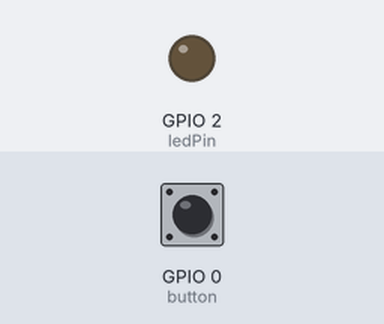
Bench run of a sketch on a simulated ESP32. Shown: output pins drawn as LEDs (lit = HIGH). The test bench sets the inputs (shaded band); at power-on: GPIO 0 (button) HIGH.

Above: at 1.2 s.
1.3 s: GPIO 0 (button) pulled LOW for 0.15 s
At 2.4 s:
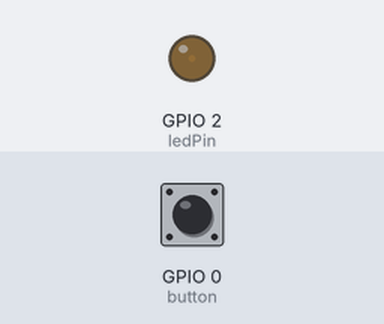
3.0 s: GPIO 0 (button) pulled LOW for 1 s
At 3.4 s:
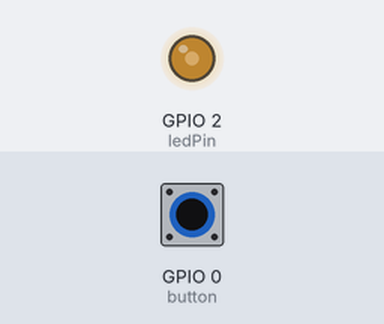
Timing chart, 0 to 6.0 s (numbered marks = the images above; inputs shaded):
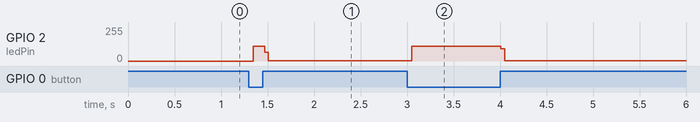

Measured:
- after the input at 1.3 s, GPIO 2 (ledPin): 0/255 → 112/255 after 0.05 s, → 1/255 0.12 s later
- after the input at 3.0 s, GPIO 2 (ledPin): 1/255 → 112/255 after 0.05 s, → 1/255 0.96 s later

The sketch:

10.WhenButtonPressedBrightnessControl.ino
```cpp
int ledPin = 2;
int button = 0;

int ledChannel = 0;
int frequency = 5000;
int resolution = 8;


void setup()
{
	ledcSetup(ledChannel, frequency, resolution);
	ledcAttachPin(ledPin, ledChannel);

	pinMode(button, INPUT_PULLUP);
}

void loop()
{
	if(digitalRead(button) == LOW)
	{
		for(int dutyCycle=0;dutyCycle<255;dutyCycle++)
		{
			ledcWrite(ledChannel, dutyCycle);
		}
		for(int dutyCycle=255;dutyCycle>0;dutyCycle--)
		{
			ledcWrite(ledChannel, dutyCycle);
		}
	}
}
```
